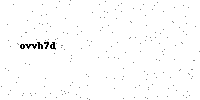

This chart was generated by the following Python code:
from PIL import Image, ImageDraw, ImageFont
import random
import string


def generate_random_text(length=6):
    characters = string.ascii_letters + string.digits
    return ''.join(random.choice(characters) for i in range(length))

width, height = 200, 100
image = Image.new('RGB', (width, height), 'white')
draw = ImageDraw.Draw(image)

font = ImageFont.load_default()  
captcha_text = generate_random_text()
draw.text((20, 40), captcha_text, fill='black', font=font)

for _ in range(200):
    x = random.randint(0, width - 1)
    y = random.randint(0, height - 1)
    draw.point((x, y), fill='gray')

image.save('captcha.png')
image.show()
